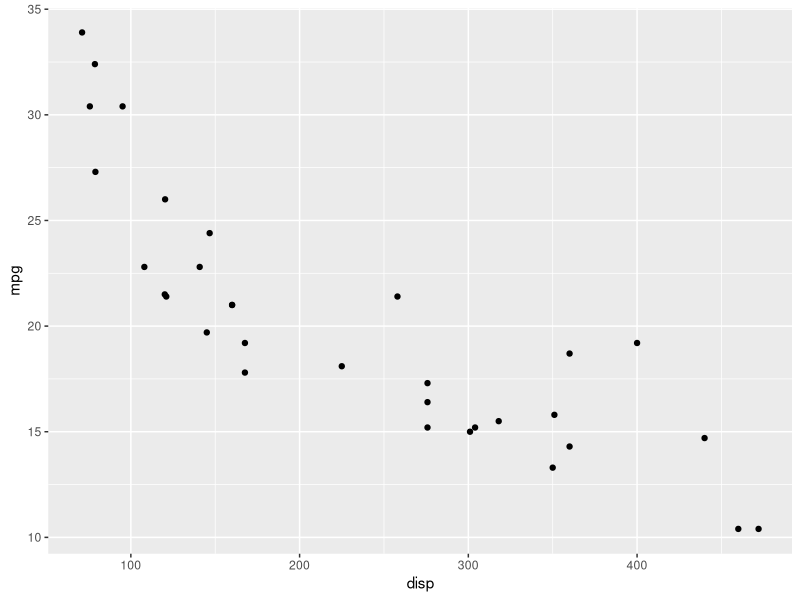
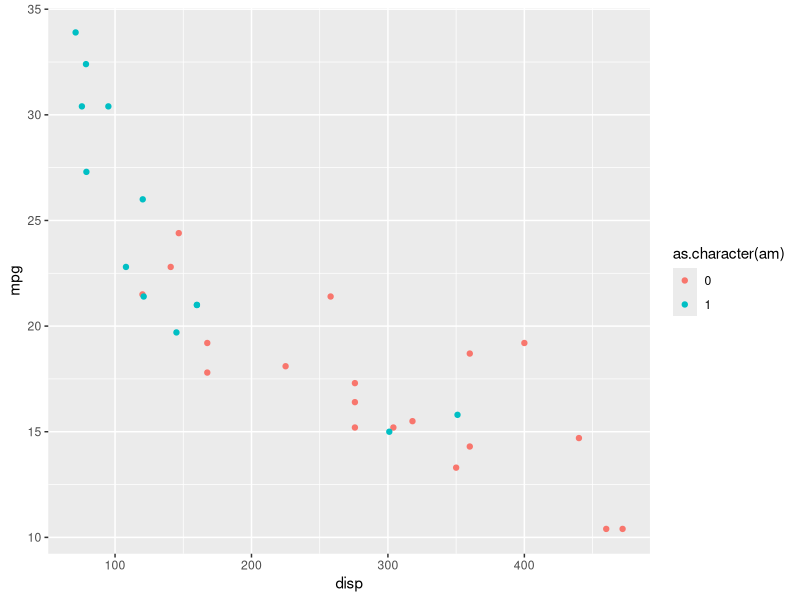
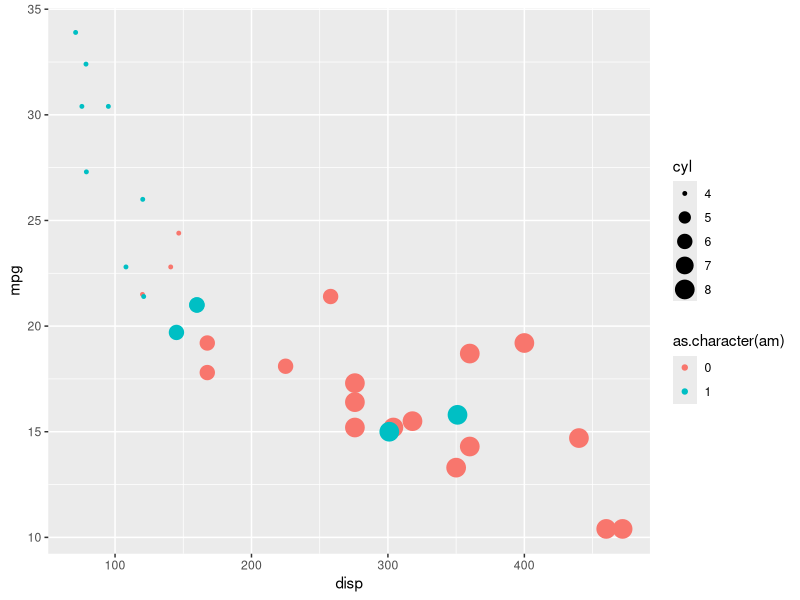
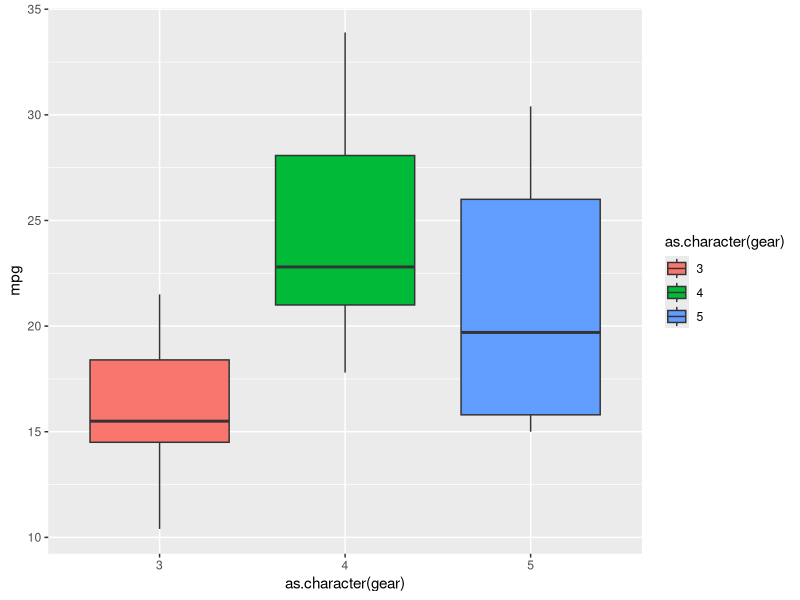
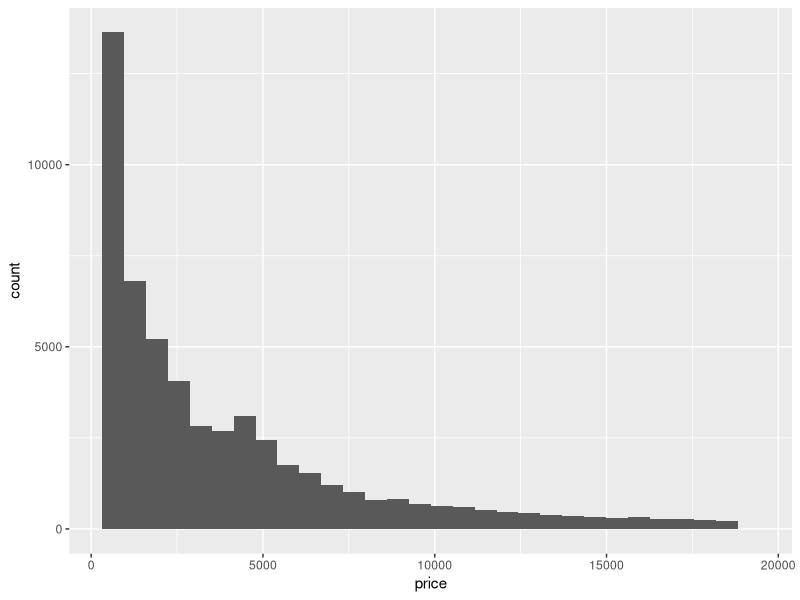
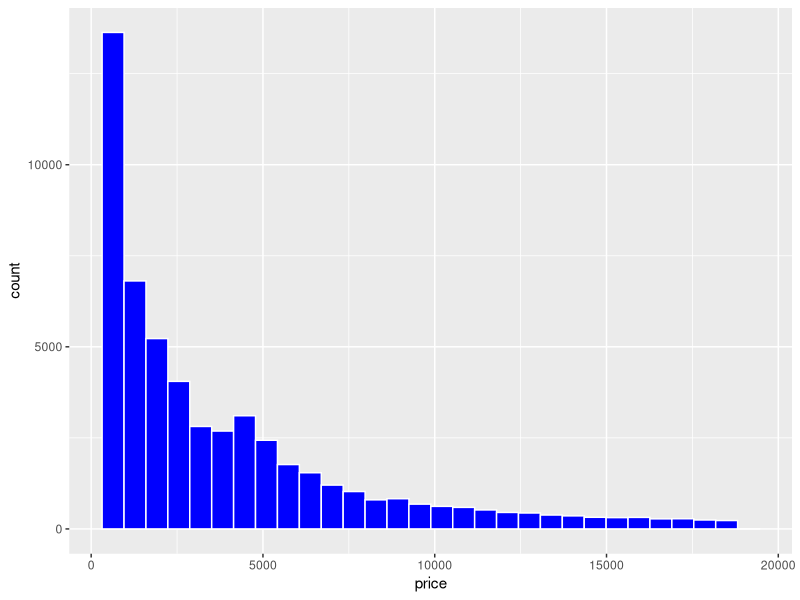
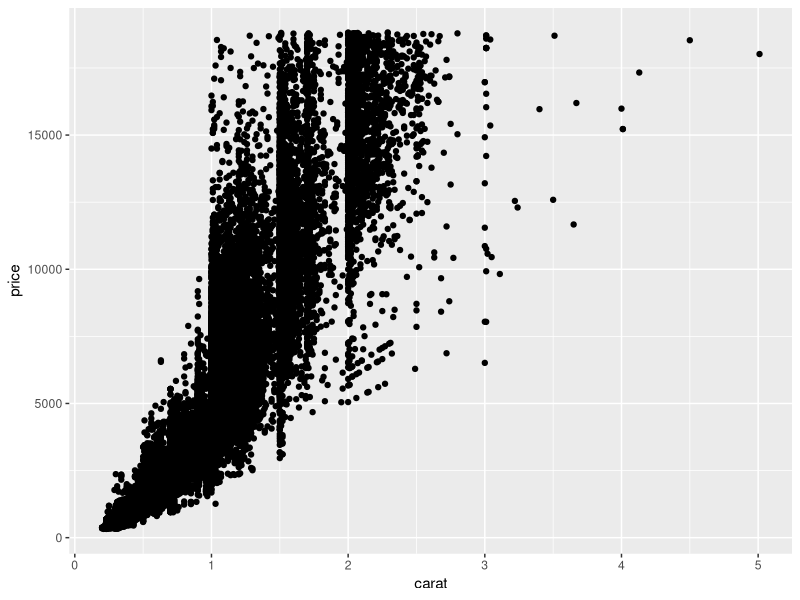
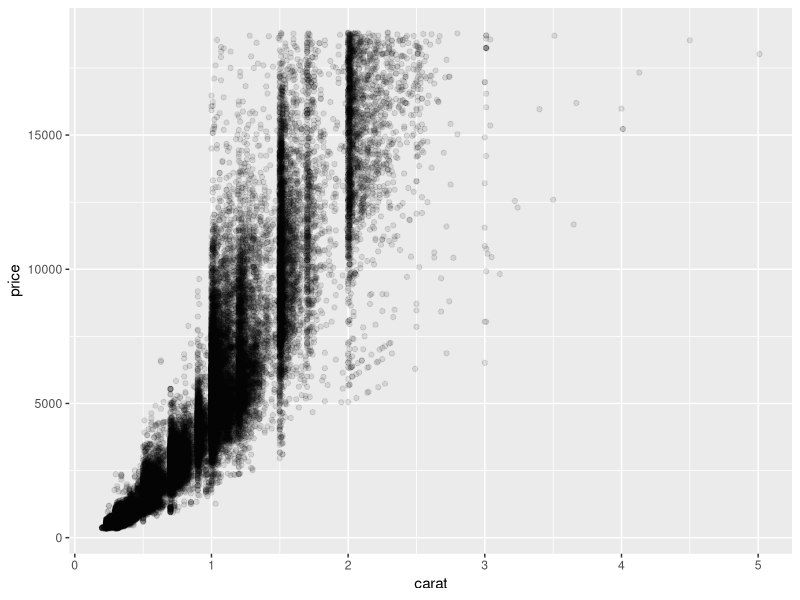

Write R code to recreate these figures, in order. (Note: this script raises an error after producing the figures.)
#ggplot2

install.packages("ggplot2")
library(ggplot2)

#tipos de gráficos
 
#geom_line: para retas definidas por pares (x,y)
#geom_abline: para retas definidas por um intercepto e uma inclinação
#geom_hline: para retas horizontais
#geom_boxplot: para boxplots
#geom_histogram: para histogramas
#geom_density: para densidades
#geom_area: para áreas
#geom_bar: para barras


#gráfico de pontos mtcars
ggplot(data = mtcars, aes(x = disp, y = mpg)) + 
  geom_point()


#adicionando cores
ggplot(data = mtcars) + 
  geom_point(aes(x = disp, y = mpg, colour = as.character(am)))


#adicionando tamanho por cilindros
ggplot(data = mtcars) + 
  geom_point(aes(x = disp, y = mpg, colour = as.character(am), size = cyl))


#boxplot
ggplot(data = mtcars) +
  geom_boxplot(aes(x = as.character(gear), y = mpg, fill = as.character(gear)))


#Exemplo1
head(diamonds)
ggplot(diamonds, aes(x = price)) +
  geom_histogram()
#Mudando as cores
ggplot(diamonds, aes(x = price)) +
  geom_histogram(colour = "white", fill = "blue")

#gráfico de carat e preço
cor(diamonds$price, diamonds$carat)
ggplot(diamonds, aes(x = carat, y = price)) +
  geom_point()

#transparência dos pontos
cor(diamonds$price, diamonds$carat)
ggplot(diamonds, aes(x = carat, y = price)) +
  geom_point(alpha = 0.1)

#incluindo o parâmetro cor
cor(diamonds$price, diamonds$carat)
ggplot(diamonds, aes(x = carat, y = price)) +
  geom_point(alpha = 0.1, aes(colour = cut))

#adicionando facet (vários gráficos)
cor(diamonds$price, diamonds$carat)
ggplot(diamonds, aes(x = carat, y = price)) +
  geom_point(alpha = 0.1, aes(colour = cut)) + 
  facet_wrap(~cut)

#mudando nome dos eixos usando uma amostra de 1000 objetos aleatoriamente escolhidos
ggplot(diamonds %>% sample_n(1000), aes(x = carat, y = price)) +
  geom_point(aes(colour = cut)) +
  facet_wrap(~cut) +
  labs(x = "Peso (Quilates)", y = "Preço (US$)", colour = "Corte")

#Exemplo2
head(economics)
View(economics)

ggplot(economics, aes(x = date, y = unemploy)) +
  geom_line()
ggplot(economics, aes(x = date, y = uempmed)) +
  geom_line()

#fundindo dois gráficos
#primeiro temos que padronizar as duas variáveis para a mesma escala
economics %>% 
  mutate(unemploy = (unemploy - min(unemploy))/(max(unemploy) - min(unemploy)),
         uempmed = (uempmed - min(uempmed))/(max(uempmed) - min(uempmed))) %>%
  ggplot(aes(date, unemploy)) +
    geom_line() +
    geom_line(aes(y = uempmed), colour = "blue")
  
library(tidyr)    
economics %>% 
  select(date, unemploy, uempmed) %>%
  gather(indice, valor, -date) %>% 
  group_by(indice) %>% 
  mutate(valor_pad = (valor - min(valor))/(max(valor) - min(valor))) %>%
  ggplot(aes(x = date, y = valor_pad, colour = indice)) +
  geom_line() +
  scale_color_manual(values = c("red", "blue"),
                     labels = c("Desemprego", "Tempo Desempregado")) +
  labs(x = "Data", y = "Escala de 0 a 1")

#escalas de cor
scale_colour_hue()
#escalas de cor manual
scale_color_manual(values = c("red", "blue"))


#colocar a reta de regressão no gráfico de dispersão
ggplot(diamonds %>% sample_n(1000), aes(x = carat, y = price, colour = cut)) +
  geom_point() +
  geom_smooth(method = "lm")


geom_abline(intercept = -2256.361, slope = 7756.426, colour = "blue", size = 2)

#regressão liner. A função retorna o beta e o interceptor
coef(lm(price ~carat, data = diamonds))


#Exemplo3
table(diamonds$cut)

diamonds %>% 
  group_by(cut) %>% 
  summarise(n = n()) %>% 
  ggplot(aes(x = cut,  y = n, fill = cut)) + 
  geom_bar(stat = "identity")

ggplot(diamond, aes(x = cut, y = n)) +
  geom_bar()


diamonds %>% 
  group_by(cut) %>% 
  summarise(n = n()) %>% 
  mutate(perc = n/sum(n)) %>% 
  ggplot(aes(x = 1, y = perc, fill = cut)) + 
  geom_bar(stat = "identity", position = "stack") +
  coord_polar(theta = "y")

#Fazendo mapas com ggplot
install.packages("maps")
library(maps)

mapa <- map_data("world")
quakes %>% 
  ggplot(aes(x = long, y = lat)) +
  geom_density2d(aes(size = stations)) +
  geom_map(aes(map_id = region), map = mapa, data = mapa)
  

#Exemplo4
diamonds %>% sample_n(10000) %>%
  group_by(cut) %>%
  mutate(correlacao = cor(carat, price)) %>% 
  ungroup() %>% 
  mutate(cut = paste(cut, "cor =", round(correlacao, 2))) %>% 
  ggplot(aes(x = carat, y = price)) +
  geom_point(aes(colour = cut)) +
  geom_text(aes(x = 3, y = 2500, label = round(correlacao, 2))) +
  facet_wrap(~cut) +
  labs(x = "Peso (Quilates)", y = "Preço (US$)") +
  guides(colour = F)



